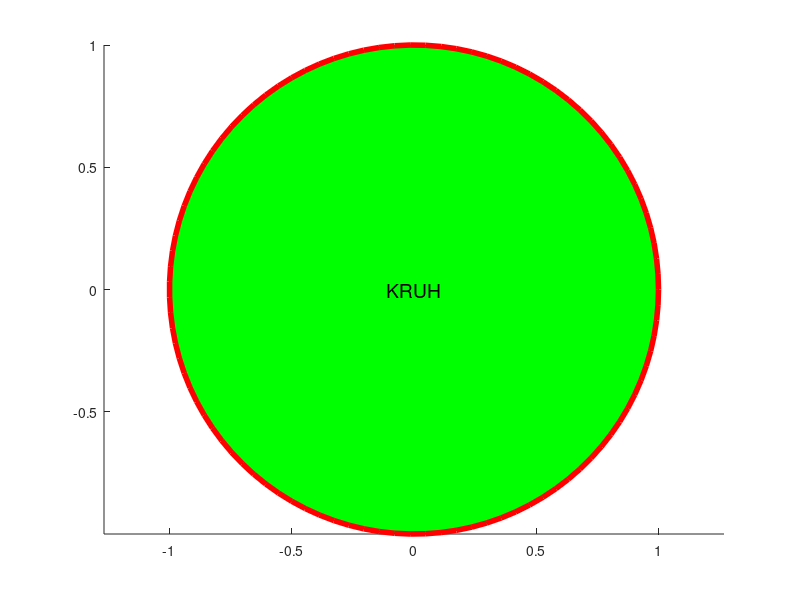

Here is the MATLAB script that generated this plot:
theta = linspace(0, 2*pi, 100);
r = ones(size(theta));

figure;
hold on;
patch(sin(theta), cos(theta), 'g');
plot(cos(theta), sin(theta), 'r', 'LineWidth', 4);

axis equal;

text(0, 0, 'KRUH', 'Color', 'black', 'FontSize', 14, 'HorizontalAlignment', 'center');
